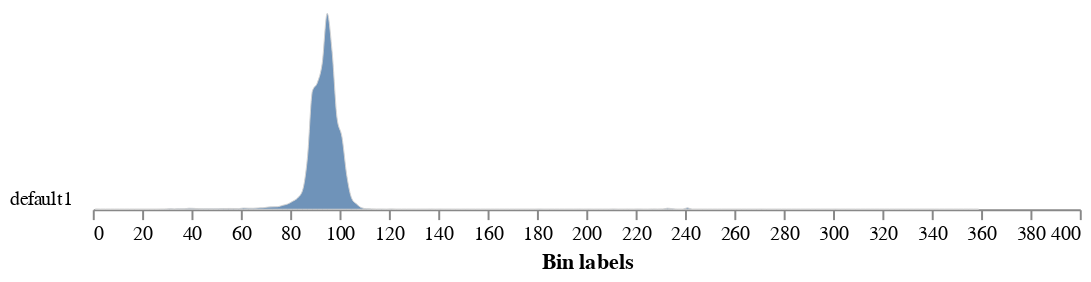

The code cell stored with this chart in its notebook:
### Code cell
# Determine color properties: Histograms, Color Slices and Pseudocolored Images, output color analyzed images (optional)

# Inputs:
#   rgb_img - RGB image data
#   mask - Binary mask of selected contours
#   colorspaces - 'all' (default), 'rgb', 'lab', or 'hsv'
#                 This is the data to be printed to the SVG histogram file
#   label - Optional label parameter, modifies the variable name of observations recorded. (default `label="default"`)

color_histogram = pcv.analyze.color(rgb_img=img, labeled_mask=kept_mask, colorspaces='all', label="default")

### Figure 1 — Vega-Lite specification as saved in the notebook (floating-point values rounded to 4 significant figures; data arrays with more than 128 entries replaced by an {"elided": "..."} marker saying what was removed)
{"config": {"view": {"continuousWidth": 300, "continuousHeight": 300, "stroke": null}, "axis": {"grid": false}, "facet": {"columns": 1, "spacing": 0}, "title": {"anchor": "end"}}, "data": {"name": "data-4a5f3e9656ff882df95643dac8f9abec"}, "facet": {"field": "sample", "header": {"labelAngle": 0, "labelAlign": "left", "labelOrient": "left"}, "title": null, "type": "nominal"}, "spec": {"mark": {"type": "area", "fillOpacity": 0.8, "interpolate": "monotone", "stroke": "lightgray", "strokeWidth": 0.5}, "encoding": {"x": {"field": "label", "title": "Bin labels", "type": "quantitative"}, "y": {"axis": null, "field": "value", "scale": {"range": [10, -100]}, "type": "quantitative"}}, "height": 10, "width": 500}, "bounds": "flush", "$schema": "https://vega.github.io/schema/vega-lite/v5.17.0.json", "datasets": {"data-4a5f3e9656ff882df95643dac8f9abec": {"elided": "180 records"}}}
